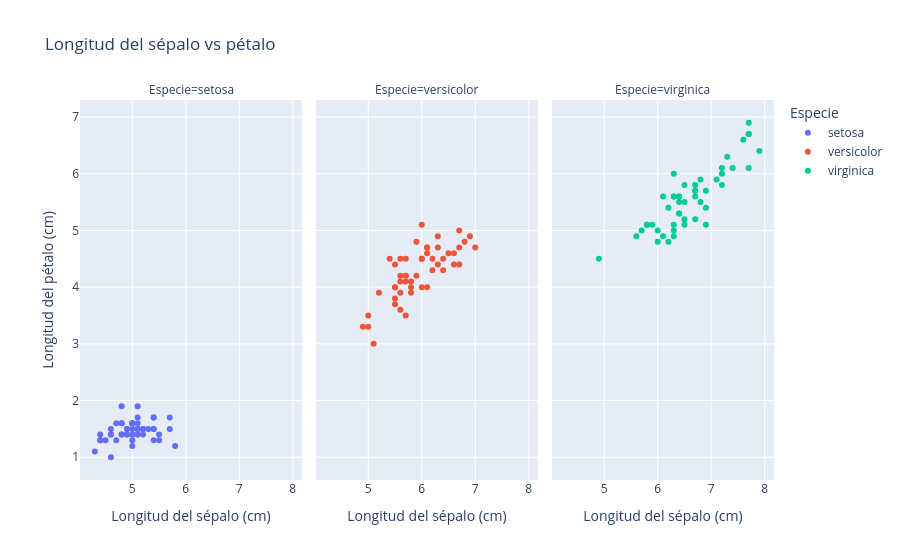

Here is the notebook cell this chart was saved with:
### Code cell
# 8. Comparación mediante facetas
# Crea un gráfico de dispersión de `sepal_length` frente a `petal_length` y separa cada especie en una faceta
# distinta usando `facet_col`. Mantén una escala comparable para poder observar diferencias entre especies.
fig = px.scatter(
    data_frame=df,
    x="sepal_length",
    y="petal_length",
    facet_col="species",
    color="species",
    title="Longitud del sépalo vs pétalo",
    labels={
        "sepal_length": "Longitud del sépalo (cm)",
        "petal_length": "Longitud del pétalo (cm)",
        "species": "Especie"
    }
)

fig.show()

### Figure 1 — Plotly figure (JSON) as saved in the notebook; plotly's stock layout.template omitted (floating-point values rounded to 4 significant figures)
{"data": [{"hovertemplate": "Especie=setosa<br>Longitud del sépalo (cm)=%{x}<br>Longitud del pétalo (cm)=%{y}<extra></extra>", "legendgroup": "setosa", "marker": {"color": "#636efa", "symbol": "circle"}, "mode": "markers", "name": "setosa", "orientation": "v", "showlegend": true, "type": "scatter", "x": [5.1, 4.9, 4.7, 4.6, 5.0, 5.4, 4.6, 5.0, 4.4, 4.9, 5.4, 4.8, 4.8, 4.3, 5.8, 5.7, 5.4, 5.1, 5.7, 5.1, 5.4, 5.1, 4.6, 5.1, 4.8, 5.0, 5.0, 5.2, 5.2, 4.7, 4.8, 5.4, 5.2, 5.5, 4.9, 5.0, 5.5, 4.9, 4.4, 5.1, 5.0, 4.5, 4.4, 5.0, 5.1, 4.8, 5.1, 4.6, 5.3, 5.0], "xaxis": "x", "y": [1.4, 1.4, 1.3, 1.5, 1.4, 1.7, 1.4, 1.5, 1.4, 1.5, 1.5, 1.6, 1.4, 1.1, 1.2, 1.5, 1.3, 1.4, 1.7, 1.5, 1.7, 1.5, 1.0, 1.7, 1.9, 1.6, 1.6, 1.5, 1.4, 1.6, 1.6, 1.5, 1.5, 1.4, 1.5, 1.2, 1.3, 1.4, 1.3, 1.5, 1.3, 1.3, 1.3, 1.6, 1.9, 1.4, 1.6, 1.4, 1.5, 1.4], "yaxis": "y"}, {"hovertemplate": "Especie=versicolor<br>Longitud del sépalo (cm)=%{x}<br>Longitud del pétalo (cm)=%{y}<extra></extra>", "legendgroup": "versicolor", "marker": {"color": "#EF553B", "symbol": "circle"}, "mode": "markers", "name": "versicolor", "orientation": "v", "showlegend": true, "type": "scatter", "x": [7.0, 6.4, 6.9, 5.5, 6.5, 5.7, 6.3, 4.9, 6.6, 5.2, 5.0, 5.9, 6.0, 6.1, 5.6, 6.7, 5.6, 5.8, 6.2, 5.6, 5.9, 6.1, 6.3, 6.1, 6.4, 6.6, 6.8, 6.7, 6.0, 5.7, 5.5, 5.5, 5.8, 6.0, 5.4, 6.0, 6.7, 6.3, 5.6, 5.5, 5.5, 6.1, 5.8, 5.0, 5.6, 5.7, 5.7, 6.2, 5.1, 5.7], "xaxis": "x2", "y": [4.7, 4.5, 4.9, 4.0, 4.6, 4.5, 4.7, 3.3, 4.6, 3.9, 3.5, 4.2, 4.0, 4.7, 3.6, 4.4, 4.5, 4.1, 4.5, 3.9, 4.8, 4.0, 4.9, 4.7, 4.3, 4.4, 4.8, 5.0, 4.5, 3.5, 3.8, 3.7, 3.9, 5.1, 4.5, 4.5, 4.7, 4.4, 4.1, 4.0, 4.4, 4.6, 4.0, 3.3, 4.2, 4.2, 4.2, 4.3, 3.0, 4.1], "yaxis": "y2"}, {"hovertemplate": "Especie=virginica<br>Longitud del sépalo (cm)=%{x}<br>Longitud del pétalo (cm)=%{y}<extra></extra>", "legendgroup": "virginica", "marker": {"color": "#00cc96", "symbol": "circle"}, "mode": "markers", "name": "virginica", "orientation": "v", "showlegend": true, "type": "scatter", "x": [6.3, 5.8, 7.1, 6.3, 6.5, 7.6, 4.9, 7.3, 6.7, 7.2, 6.5, 6.4, 6.8, 5.7, 5.8, 6.4, 6.5, 7.7, 7.7, 6.0, 6.9, 5.6, 7.7, 6.3, 6.7, 7.2, 6.2, 6.1, 6.4, 7.2, 7.4, 7.9, 6.4, 6.3, 6.1, 7.7, 6.3, 6.4, 6.0, 6.9, 6.7, 6.9, 5.8, 6.8, 6.7, 6.7, 6.3, 6.5, 6.2, 5.9], "xaxis": "x3", "y": [6.0, 5.1, 5.9, 5.6, 5.8, 6.6, 4.5, 6.3, 5.8, 6.1, 5.1, 5.3, 5.5, 5.0, 5.1, 5.3, 5.5, 6.7, 6.9, 5.0, 5.7, 4.9, 6.7, 4.9, 5.7, 6.0, 4.8, 4.9, 5.6, 5.8, 6.1, 6.4, 5.6, 5.1, 5.6, 6.1, 5.6, 5.5, 4.8, 5.4, 5.6, 5.1, 5.1, 5.9, 5.7, 5.2, 5.0, 5.2, 5.4, 5.1], "yaxis": "y3"}], "layout": {"annotations": [{"font": {}, "showarrow": false, "text": "Especie=setosa", "x": 0.16, "xanchor": "center", "xref": "paper", "y": 1, "yanchor": "bottom", "yref": "paper"}, {"font": {}, "showarrow": false, "text": "Especie=versicolor", "x": 0.5, "xanchor": "center", "xref": "paper", "y": 1, "yanchor": "bottom", "yref": "paper"}, {"font": {}, "showarrow": false, "text": "Especie=virginica", "x": 0.84, "xanchor": "center", "xref": "paper", "y": 1, "yanchor": "bottom", "yref": "paper"}], "legend": {"title": {"text": "Especie"}, "tracegroupgap": 0}, "title": {"text": "Longitud del sépalo vs pétalo"}, "xaxis": {"anchor": "y", "domain": [0, 0.32], "title": {"text": "Longitud del sépalo (cm)"}}, "xaxis2": {"anchor": "y2", "domain": [0.34, 0.66], "matches": "x", "title": {"text": "Longitud del sépalo (cm)"}}, "xaxis3": {"anchor": "y3", "domain": [0.68, 1.0], "matches": "x", "title": {"text": "Longitud del sépalo (cm)"}}, "yaxis": {"anchor": "x", "domain": [0, 1], "title": {"text": "Longitud del pétalo (cm)"}}, "yaxis2": {"anchor": "x2", "domain": [0, 1], "matches": "y", "showticklabels": false}, "yaxis3": {"anchor": "x3", "domain": [0, 1], "matches": "y", "showticklabels": false}}}
